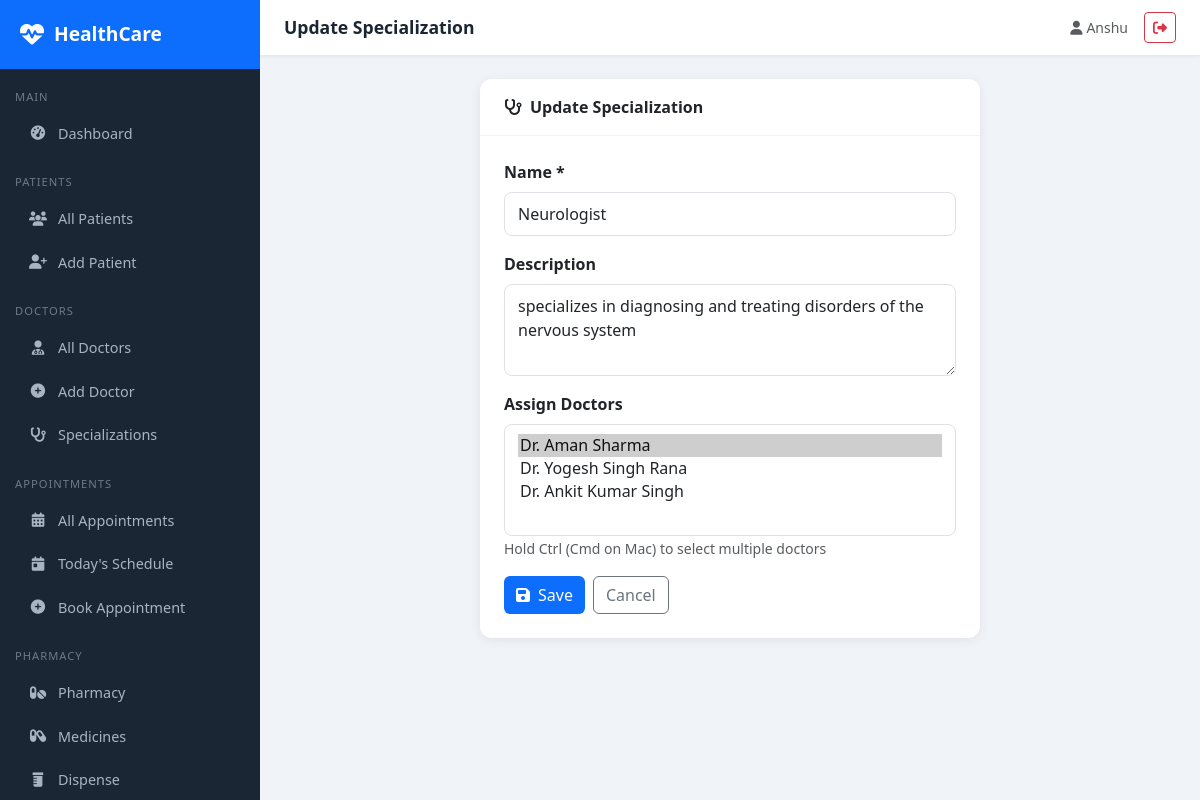
The page /doctors/specializations/4/update/ (signed in) on the database its author committed.
### doctors/models.py (models this page shows, shortened)
class Specialization(models.Model):
    name = models.CharField(max_length=100, unique=True)
    description = models.TextField(blank=True)

class Doctor(models.Model):
    user = models.OneToOneField(User, on_delete=models.SET_NULL, null=True, blank=True)
    first_name = models.CharField(max_length=100)
    last_name = models.CharField(max_length=100)
    specialization = models.ForeignKey(Specialization, on_delete=models.SET_NULL, null=True)
    qualification = models.CharField(max_length=200)
    experience_years = models.IntegerField(default=0)
    phone = models.CharField(max_length=15)
    email = models.EmailField()
    license_number = models.CharField(max_length=50, unique=True)
    consultation_fee = models.DecimalField(max_digits=8, decimal_places=2, default=0)
    available_days = models.CharField(max_length=100, blank=True, help_text="e.g. Mon,Tue,Wed")
    available_time_start = models.TimeField(null=True, blank=True)
    available_time_end = models.TimeField(null=True, blank=True)
    bio = models.TextField(blank=True)
    is_active = models.BooleanField(default=True)
    created_at = models.DateTimeField(auto_now_add=True)
    def __str__(self):
        return f"Dr. {self.first_name} {self.last_name}"

### doctors/views.py (the view)
# urls.py: path('specializations/<int:pk>/update/', views.specialization_update, name='specialization_update'),
@login_required
def specialization_update(request, pk):
    specialization = get_object_or_404(Specialization, pk=pk)
    if request.method == 'POST':
        form = SpecializationForm(request.POST, instance=specialization)
        if form.is_valid():
            form.save()
            current_doctors = set(Doctor.objects.filter(specialization=specialization))
            selected_doctors = set(form.cleaned_data.get('doctors', []))
            for doctor in selected_doctors - current_doctors:
                doctor.specialization = specialization
                doctor.save()
            for doctor in current_doctors - selected_doctors:
                doctor.specialization = None
                doctor.save()
            messages.success(request, 'Specialization updated successfully!')
            return redirect('specialization_list')
    else:
        form = SpecializationForm(instance=specialization, initial={'doctors': Doctor.objects.filter(specialization=specialization)})
    return render(request, 'doctors/specialization_form.html', {'form': form, 'title': 'Update Specialization', 'specialization': specialization})

### doctors/forms.py
class SpecializationForm(forms.ModelForm):
    doctors = forms.ModelMultipleChoiceField(
        queryset=Doctor.objects.all(),
        required=False,
        widget=forms.SelectMultiple(attrs={'class': 'form-control'}),
        help_text="Select doctors to assign to this specialization"
    )
    class Meta:
        model = Specialization
        fields = '__all__'
        widgets = {
            'description': forms.Textarea(attrs={'rows': 3}),
        }

### templates/doctors/specialization_form.html (shortened to what this page needs)
{% extends 'base/base.html' %}
{% block page_title %}{{ title|default:"Add Specialization" }}{% endblock %}
{% block content %}
<div class="card" style="max-width:500px;margin:auto;">
    <div class="card-header py-3 px-4"><i class="fas fa-stethoscope me-2"></i>{{ title|default:"Add Specialization" }}</div>
    <div class="card-body p-4">
        <form method="post">
            <div class="mb-3"><label class="form-label fw-semibold">Name *</label><input type="text" name="name" class="form-control" value="{{ form.instance.name }}" required></div>
            <div class="mb-3"><label class="form-label fw-semibold">Description</label><textarea name="description" class="form-control" rows="3">{{ form.instance.description }}</textarea></div>
            <div class="mb-3">
                <label class="form-label fw-semibold">Assign Doctors</label>
                <select name="doctors" multiple class="form-control">
                    {% for doctor in form.doctors.field.queryset %}
                    <option value="{{ doctor.pk }}" {% if specialization and doctor in specialization.doctor_set.all %}selected{% endif %}>{{ doctor }}</option>
                    {% endfor %}
                </select>
                <small class="form-text text-muted">Hold Ctrl (Cmd on Mac) to select multiple doctors</small>
            </div>
            <div class="d-flex gap-2">
                <button type="submit" class="btn btn-primary"><i class="fas fa-save me-2"></i>Save</button>
                <a href="{% url 'specialization_list' %}" class="btn btn-outline-secondary">Cancel</a>
            </div>
        </form>
    </div>
</div>
{% endblock %}

### templates/base/base.html (shortened to what this page needs)
{% load static %}
<!DOCTYPE html>
<html lang="en">
<head>
    <link href="https://cdn.jsdelivr.net/npm/bootstrap@5.3.0/dist/css/bootstrap.min.css" rel="stylesheet">
    <link href="https://cdnjs.cloudflare.com/ajax/libs/font-awesome/6.4.0/css/all.min.css" rel="stylesheet">
    <link rel="stylesheet" href="{% static 'css/custom.css' %}">
</head>
<body>
{% if user.is_authenticated %}
<div class="sidebar">
    <div class="sidebar-brand">
        <i class="fas fa-heartbeat"></i>
        <span>HealthCare</span>
    </div>
    <nav class="mt-2">
        <div class="nav-section">Main</div>
        <a href="{% url 'dashboard' %}" class="nav-link {% if request.resolver_match.url_name == 'dashboard' %}active{% endif %}">
            <i class="fas fa-tachometer-alt"></i> Dashboard
        </a>
        <div class="nav-section">Patients</div>
        <a href="{% url 'patient_list' %}" class="nav-link {% if 'patient' in request.resolver_match.url_name %}active{% endif %}">
            <i class="fas fa-users"></i> All Patients
        </a>
        <a href="{% url 'patient_create' %}" class="nav-link">
            <i class="fas fa-user-plus"></i> Add Patient
        </a>
        <div class="nav-section">Doctors</div>
        <a href="{% url 'doctor_list' %}" class="nav-link {% if 'doctor' in request.resolver_match.url_name %}active{% endif %}">
            <i class="fas fa-user-md"></i> All Doctors
        </a>
        <a href="{% url 'doctor_create' %}" class="nav-link">
            <i class="fas fa-plus-circle"></i> Add Doctor
        </a>
        <a href="{% url 'specialization_list' %}" class="nav-link">
            <i class="fas fa-stethoscope"></i> Specializations
        </a>
        <div class="nav-section">Appointments</div>
        <a href="{% url 'appointment_list' %}" class="nav-link {% if 'appointment' in request.resolver_match.url_name %}active{% endif %}">
            <i class="fas fa-calendar-alt"></i> All Appointments
        </a>
        <a href="{% url 'today_appointments' %}" class="nav-link">
            <i class="fas fa-calendar-day"></i> Today's Schedule
        </a>
        <a href="{% url 'appointment_create' %}" class="nav-link">
            <i class="fas fa-plus-circle"></i> Book Appointment
        </a>
        <div class="nav-section">Pharmacy</div>
        <a href="{% url 'pharmacy_dashboard' %}" class="nav-link">
            <i class="fas fa-pills"></i> Pharmacy
        </a>
        <a href="{% url 'medicine_list' %}" class="nav-link">
            <i class="fas fa-capsules"></i> Medicines
        </a>
        <a href="{% url 'dispense_medicine' %}" class="nav-link">
            <i class="fas fa-prescription-bottle"></i> Dispense
        </a>
    </nav>
</div>
<div class="main-content">
    <div class="topbar">
        <span class="topbar-title">{% block page_title %}HealthCare Portal{% endblock %}</span>
        <div class="d-flex align-items-center gap-3">
            <span class="text-muted small"><i class="fas fa-user me-1"></i>{{ user.get_full_name|default:user.username }}</span>
            <a href="{% url 'logout' %}" class="btn btn-sm btn-outline-danger"><i class="fas fa-sign-out-alt"></i></a>
        </div>
    </div>
    <div class="page-content">
        {% block content %}{% endblock %}
    </div>
</div>
{% else %}
{% block public_content %}{% endblock %}
{% endif %}
</body>
</html>

### static/css/custom.css (style rules this page uses)
body { font-family: 'Segoe UI', Tahoma, Geneva, Verdana, sans-serif; }
.form-control, .form-select { border-radius: 8px; border: 1px solid #dee2e6; padding: 9px 13px; transition: border-color 0.2s, box-shadow 0.2s; }

### templates/base/base.html (style rules this page uses)
:root { --primary: #0d6efd; --sidebar-bg: #1a2634; --sidebar-width: 260px; }
body { background: #f0f4f8; font-family: 'Segoe UI', sans-serif; }
.sidebar { position: fixed; top: 0; left: 0; height: 100vh; width: var(--sidebar-width); background: var(--sidebar-bg); z-index: 1000; overflow-y: auto; transition: all 0.3s; }
.sidebar-brand { padding: 20px; background: #0d6efd; color: white; font-size: 1.2rem; font-weight: 700; display: flex; align-items: center; gap: 10px; }
.sidebar-brand i { font-size: 1.5rem; }
.nav-section { padding: 10px 15px 5px; font-size: 0.7rem; color: #6c7a8a; text-transform: uppercase; letter-spacing: 1px; margin-top: 10px; }
.sidebar .nav-link { color: #a8b5c0; padding: 10px 20px; border-radius: 8px; margin: 2px 8px; display: flex; align-items: center; gap: 10px; font-size: 0.9rem; transition: all 0.2s; }
.sidebar .nav-link i { width: 20px; text-align: center; }
.main-content { margin-left: var(--sidebar-width); min-height: 100vh; }
.topbar { background: #fff; padding: 12px 24px; box-shadow: 0 1px 4px rgba(0,0,0,0.08); display: flex; justify-content: space-between; align-items: center; position: sticky; top: 0; z-index: 999; }
.topbar-title { font-weight: 600; color: #1a2634; font-size: 1.1rem; }
.page-content { padding: 24px; }
.card { border: none; border-radius: 12px; box-shadow: 0 2px 12px rgba(0,0,0,0.07); }
.card-header { background: #fff; border-bottom: 1px solid #f0f4f8; border-radius: 12px 12px 0 0 !important; font-weight: 600; }
.btn-primary { background: #0d6efd; border: none; }

### rows shown on the page
Specialization: name "Neurologist", description "specializes in diagnosing and treating disorders of the nervous system", doctors "Dr. Aman Sharma ☑ / Dr. Yogesh Singh Rana / Dr. Ankit Kumar Singh"

### other values the page prints
{{ title|default:"Add Specialization" }} "Update Specialization"
{{ user.get_full_name|default:user.username }} "Anshu"
